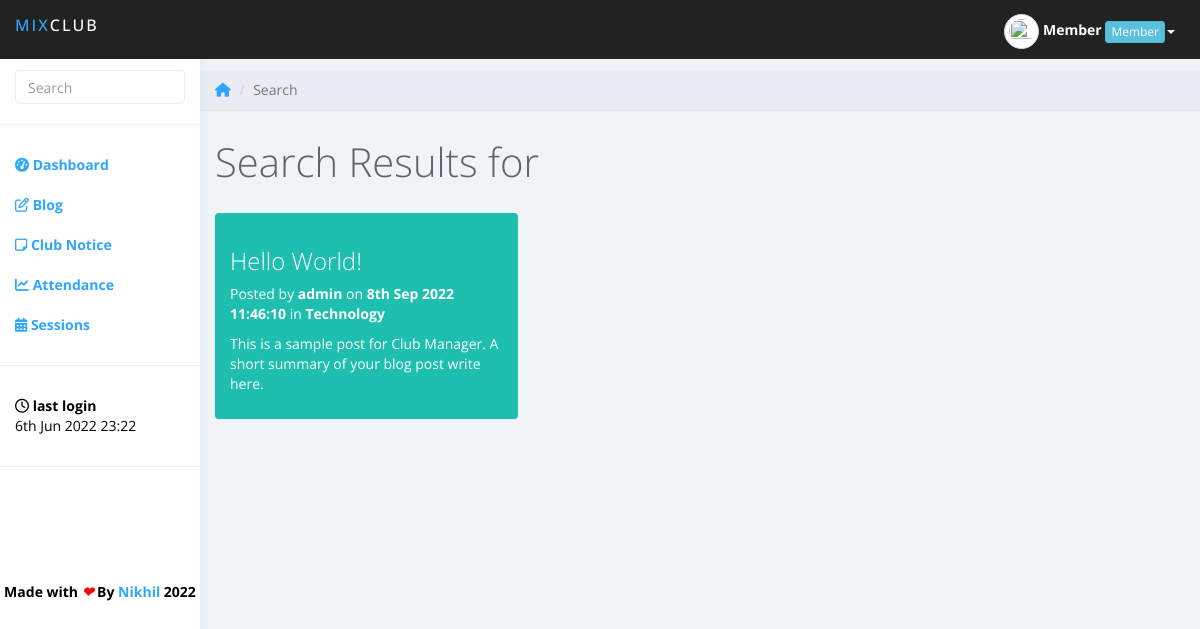
Page /search.php (signed in) on the committed database.
### tables this page shows
CREATE TABLE `userinfo` (
  `id` int(5) NOT NULL,
  `name` varchar(50) NOT NULL,
  `email` varchar(70) DEFAULT NULL,
  `dob` varchar(25) NOT NULL,
  `username` varchar(25) NOT NULL,
  `password` text NOT NULL,
  `role` varchar(20) DEFAULT NULL,
  `last_login` datetime NOT NULL,
  `currunt_login` timestamp NOT NULL DEFAULT CURRENT_TIMESTAMP ON UPDATE CURRENT_TIMESTAMP,
  `otp` varchar(10) NOT NULL,
  `pic` text
);

CREATE TABLE `blog_posts` (
  `id` int(11) NOT NULL,
  `postTitle` varchar(200) NOT NULL,
  `description` text NOT NULL,
  `content` text NOT NULL,
  `post_date` timestamp NOT NULL DEFAULT CURRENT_TIMESTAMP ON UPDATE CURRENT_TIMESTAMP,
  `auther` varchar(25) NOT NULL,
  `catinfo` varchar(70) DEFAULT NULL
);

### search.php (the view, shortened to what this page needs)
<?php
	require_once('funs.php');
	$session_name = $_SESSION['username'];
	$row = get_member_data($session_name);
	$id = $row['id'];
	$name = $row['name'];
	$role = $row['role'];
	$pic = $row['pic'];
	$last_login = $row['last_login'];
	$last_login = date('jS M Y H:i', strtotime($last_login));
	$total_members = get_all_status();
	$core_members = get_vip_status();
	$total_sessions = total_sessions();
	$completed_sessions = completed_sessions();
	starter($id,$name,$role,$pic,$last_login,$total_members,$core_members,$total_sessions,$completed_sessions);
	$key = $_POST['term'];
	$query = "SELECT * FROM blog_posts WHERE postTitle LIKE '%".$key."%' OR description LIKE '%".$key."%' OR content  LIKE '%".$key."%'";
	$result = mysqli_query($con,$query);
?>
	<div class="row">
			<ol class="breadcrumb">
				<li><a href="home.php"><i class="fa fa-home" aria-hidden="true"></i></a></li>
				<li class="active">Search</li>
			</ol>
		</div>
		<div class="row">
			<div class="col-lg-12">
				<h1 class="page-header">Search Results for <u><?php echo $key; ?></u></h1>
			</div>
		</div>
		<div class="row">
		<?php
		if(mysqli_num_rows($result) > 0)
		{
			$select = 1;
			while($row = mysqli_fetch_assoc($result))
			{
				if($select%2 == 1)
			{
				$css = 'panel-teal';
			}
			else
			{
				$css = 'panel-orange';
			}
			?>
			<div class="col-lg-4">
				<div class="panel <?php echo $css; ?>">
				<div class="panel-body">
				<a href="viewpost.php?id=<?php echo $row['id']; ?>&title=<?php echo $row['postTitle']; ?>" style="color: #fff;">
				<h3 style="color: #fff;"><?php echo $row['postTitle']; ?></h3>
				<a href="viewpost.php?id=<?php echo $row['id']; ?>&title=<?php echo $row['postTitle']; ?>" style="color: #fff;">
				<p>Posted by <b><?php echo $row['auther']; ?></b> on <b><?php echo date('jS M Y H:i:s', strtotime($row['post_date'])); ?></b> in
				<b><a style="color: #fff;" href="viewbycat.php?cat=<?php echo $row['catinfo']; ?>"><?php echo $row['catinfo']; ?></a></b></p>
			    <p><a style="color: #fff;" href="viewbycat.php?cat=<?php echo $row['catinfo']; ?>"><?php echo $row['description']; ?></a></p>
			    </a>
			    </a>
			    </div>
			    </div>
			</div>
			    <?php
			    $select++;
			}
		}
?>
	</div>
<?php
	at_bottom();

### funs.php (shortened to what this page needs)
<?php
global $con;
function get_member_data($session_name)
{
	global $con;
	$query = "SELECT * FROM userinfo WHERE username='$session_name'";
	$result = mysqli_query($con,$query);
	$rows = mysqli_affected_rows($con);
	if($rows == 1)
	{
		$row = mysqli_fetch_assoc($result);
	}
	else
		echo 'error while retriving data';
	return $row;
}
	?>
		<?php
function starter($id,$name,$role,$pic,$last_login,$total_members,$core_members,$total_sessions,$completed_sessions)
{
	?>
<!DOCTYPE html>
<html>
<head>
<link href="css/pace-theme-corner-indicator.css" rel="stylesheet">
<link href="https://maxcdn.bootstrapcdn.com/bootstrap/3.3.7/css/bootstrap.min.css" rel="stylesheet">
<link href="css/styles.css" rel="stylesheet">
</head>
<body>
	<nav class="navbar navbar-inverse navbar-fixed-top" role="navigation">
		<div class="container-fluid">
			<div class="navbar-header">
				<b><a class="navbar-brand" href="home.php"><span>Mix</span>Club</a></b>
				<ul class="user-menu">
					<li class="dropdown pull-right">
						<a class="dropdown-toggle" data-toggle="dropdown"><img src="<?php echo $pic; ?>" class="img-responsive img-circle img-thumbnail" height="35px" width="35px"> <b id="mobhide"><?php echo $name; ?></b> <div class="btn btn-xs btn-info" id="mobhide"><?php echo $role; ?></div><span class="caret"></span></a>
					</li>
				</ul>
			</div>
		</div>
	</nav><br>
		<div id="sidebar-collapse" class="col-sm-3 col-lg-2 sidebar">
		<form role="search" action="search.php" method="post">
			<div class="form-group">
				<input type="text" name="term" class="form-control" placeholder="Search" required>
			</div>
		</form>
		<ul class="nav menu">
			<li><a href="home.php"><i class="fa fa-tachometer" aria-hidden="true"></i>
 <b>Dashboard</b></a></li>
			<li><a href="blog-home.php"><i class="fa fa-pencil-square-o" aria-hidden="true"></i> <b>Blog</b></a></li>
			<li><a href="notice.php"><i class="fa fa-sticky-note-o" aria-hidden="true"></i> <b>Club Notice</b></a></li>
			<li><a href="attendance.php"><i class="fa fa-line-chart" aria-hidden="true"></i> <b>Attendance</b></a></li>
			<li><a href="schedule.php"><i class="fa fa-calendar" aria-hidden="true"></i> <b>Sessions</b></a></li>
			<li role="presentation" class="divider"></li>
			<li><a style="color: #000;"><i class="fa fa-clock-o" aria-hidden="true"></i> <b>last login</b><br><?php echo $last_login; ?></a></li>
			<li role="presentation" class="divider"></li>
		</ul>
		<div class="text-center" style="margin-top: 95px; color: #000;"><b>Made with <i style="color: red;">&#10084;</i> By <a href="" target="blank">Nikhil</a> 2022</b></div>
	</div>
	<div class="col-sm-9 col-sm-offset-3 col-lg-10 col-lg-offset-2 main">
	<?php
	return false;
}
function at_bottom()
{
	?>
	</div>
<link rel="stylesheet" type="text/css" href="css/DateTimePicker.min.css" />
<link href="http://cdnjs.cloudflare.com/ajax/libs/summernote/0.8.2/summernote.css" rel="stylesheet">
</body>
</html>
	<?php
	return false;
}
		?>

### css/styles.css (style rules this page uses)
* { font-family: 'Open Sans', sans-serif; }
body { background: #f1f4f7; padding-top: 50px; color: #5f6468; }
p { color: #777; }
a, a:hover, a:focus { color: #30a5ff; }
h1, h2, h3, h4, h5, h6 { color: #5f6468; }
h1 { font-weight: 300; font-size: 40px; }
h3, h4 { font-weight: 300; }
.form-control { border: 1px solid #eee; box-shadow: none; }
.navbar-header .navbar-brand { color: #fff; font-size: 16px; text-transform: uppercase; font-weight: 500; letter-spacing: 2px; }
.navbar-header .navbar-brand span { color: #30a5ff; }
.panel { border: 0; }
.panel-teal { background: #1ebfae; color: #fff; }
.panel-blue .panel-body p, .panel-teal .panel-body p, .panel-orange .panel-body p, .panel-red .panel-body p { color: #fff; color: rgba(255, 255, 255, .8); }
.navbar { border: 0; }
.user-menu { display: inline-block; margin-top: 14px; margin-right: 10px; float: right; list-style: none; padding: 0; }
.user-menu a { color: #fff; }
.sidebar { display: block; background-color: #fff; padding: 0; display: none; }
.sidebar form { padding: 20px 15px 5px 15px; border-bottom: 1px solid #eee; margin-bottom: 20px; }
@media (min-width: 768px) { .sidebar { display: block; position: fixed; top: 50px; bottom: 0; left: 0; z-index: 1000; display: block; margin: 0; padding: 0; overflow-x: hidden; overflow-y: auto; background-color: #fff; box-shadow: 1px 0px 10px rgba(0, 0, 0, .05); } }
@media (min-width: 768px) { .navbar-header { width: 100%; } }
.sidebar ul.nav li.divider { border-bottom: 1px solid #eee; margin: 20px 0; }
.breadcrumb { border-radius: 0; padding: 10px 15px; background: #e9ecf2; box-shadow: 0 1px 1px rgba(0, 0, 0, .05); margin: 0 ; }
h1.page-header { margin-top: 30px; border-bottom: 0; }

### rows in the picture
userinfo: name "Member", role "Member", last_login "6th Jun 2022 23:22"
blog_posts: postTitle "Hello World!", auther "admin", post_date "8th Sep 2022 11:46:10", catinfo "Technology", description "This is a sample post for Club Manager. A short summary of your blog post write here."
